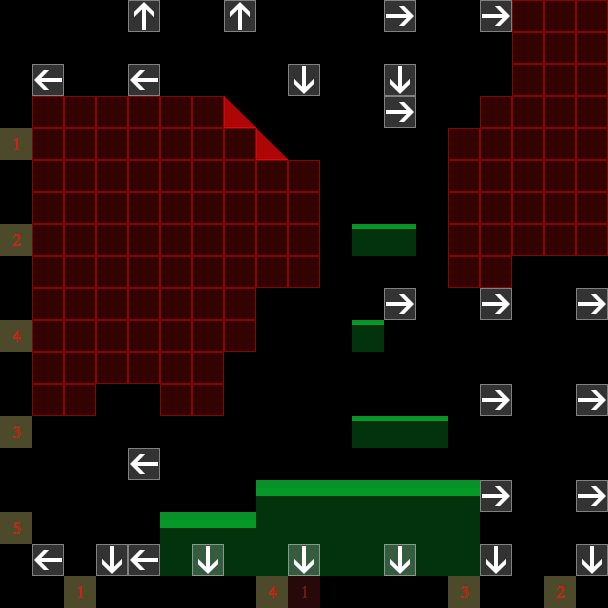

This is a level from a 2D game, rendered from its Tiled map with the project's own tilesets. A one-line summary and the complete map file follow:
An orthogonal 19x19 tile map with 32x32 px tiles, 3 tile layers (ele_bg, collision, notation), 2 tilesets.

<map version="1.0" tiledversion="1.0.3" orientation="orthogonal" renderorder="left-down" width="19" height="19" tilewidth="32" tileheight="32" nextobjectid="1">
 <tileset firstgid="1" source="meta.tsx" />
 <tileset firstgid="257" source="ele_base.tsx" />
 <layer name="ele_bg" width="19" height="19">
  <data encoding="csv">
258,0,0,0,257,257,257,0,0,0,257,257,257,0,0,0,257,257,257,
258,0,0,0,257,257,257,0,0,0,257,257,257,0,0,0,257,257,257,
258,0,0,0,257,257,257,0,0,0,257,257,257,0,0,0,257,257,257,
258,257,257,257,0,0,0,257,257,257,0,0,0,257,257,257,0,0,0,
258,257,257,257,0,0,0,257,257,257,0,0,0,257,257,257,0,0,0,
258,257,257,257,0,0,0,257,257,257,0,0,0,257,257,257,0,0,0,
258,0,0,0,257,257,257,0,0,0,257,257,257,0,0,0,257,257,257,
258,0,0,0,257,257,257,0,0,0,257,257,257,0,0,0,257,257,257,
258,0,0,0,257,257,257,0,0,0,257,257,257,0,0,0,257,257,257,
258,257,257,257,0,0,0,257,257,257,0,0,0,257,257,257,0,0,0,
258,257,257,257,0,0,0,257,257,257,0,0,0,257,257,257,0,0,0,
258,257,257,257,0,0,0,257,257,257,0,0,0,257,257,257,0,0,0,
258,0,0,0,257,257,257,0,0,0,257,257,257,0,0,0,257,257,257,
258,0,0,0,257,257,257,0,0,0,257,257,257,0,0,0,257,257,257,
258,0,0,0,257,257,257,0,0,0,257,257,257,0,0,0,257,257,257,
258,257,257,257,0,0,0,257,257,257,0,0,0,257,257,257,0,0,0,
258,257,257,257,0,0,0,257,257,257,0,0,0,257,257,257,0,0,0,
258,257,257,257,0,0,0,257,257,257,0,0,0,257,257,257,0,0,0,
258,258,258,258,258,258,258,258,258,258,258,258,258,258,258,258,258,258,258
</data>
 </layer>
 <layer name="collision" width="19" height="19">
  <data encoding="csv">
0,0,0,0,0,0,0,0,0,0,0,0,0,0,0,0,1,1,1,
0,0,0,0,0,0,0,0,0,0,0,0,0,0,0,0,1,1,1,
0,0,0,0,0,0,0,0,0,0,0,0,0,0,0,0,1,1,1,
0,1,1,1,1,1,1,15,0,0,0,0,0,0,0,1,1,1,1,
0,1,1,1,1,1,1,1,15,0,0,0,0,0,1,1,1,1,1,
0,1,1,1,1,1,1,1,1,1,0,0,0,0,1,1,1,1,1,
0,1,1,1,1,1,1,1,1,1,0,0,0,0,1,1,1,1,1,
0,1,1,1,1,1,1,1,1,1,0,17,17,0,1,1,1,1,1,
0,1,1,1,1,1,1,1,1,1,0,0,0,0,1,1,0,0,0,
0,1,1,1,1,1,1,1,0,0,0,0,0,0,0,0,0,0,0,
0,1,1,1,1,1,1,1,0,0,0,17,0,0,0,0,0,0,0,
0,1,1,1,1,1,1,0,0,0,0,0,0,0,0,0,0,0,0,
0,1,1,0,0,1,1,0,0,0,0,0,0,0,0,0,0,0,0,
0,0,0,0,0,0,0,0,0,0,0,17,17,17,0,0,0,0,0,
0,0,0,0,0,0,0,0,0,0,0,0,0,0,0,0,0,0,0,
0,0,0,0,0,0,0,0,19,19,19,19,19,19,19,0,0,0,0,
0,0,0,0,0,19,19,19,22,22,22,22,22,22,22,0,0,0,0,
0,0,0,0,0,22,22,22,22,22,22,22,22,22,22,0,0,0,0,
0,0,0,0,0,0,0,0,0,0,0,0,0,0,0,0,0,0,0
</data>
 </layer>
 <layer name="notation" width="19" height="19">
  <data encoding="csv">
0,0,0,0,41,0,0,41,0,0,0,0,44,0,0,44,0,0,0,
0,0,0,0,0,0,0,0,0,0,0,0,0,0,0,0,0,0,0,
0,43,0,0,43,0,0,0,0,42,0,0,42,0,0,0,0,0,0,
0,0,0,0,0,0,0,0,0,0,0,0,44,0,0,0,0,0,0,
265,0,0,0,0,0,0,0,0,0,0,0,0,0,0,0,0,0,0,
0,0,0,0,0,0,0,0,0,0,0,0,0,0,0,0,0,0,0,
0,0,0,0,0,0,0,0,0,0,0,0,0,0,0,0,0,0,0,
266,0,0,0,0,0,0,0,0,0,0,0,0,0,0,0,0,0,0,
0,0,0,0,0,0,0,0,0,0,0,0,0,0,0,0,0,0,0,
0,0,0,0,0,0,0,0,0,0,0,0,44,0,0,44,0,0,44,
268,0,0,0,0,0,0,0,0,0,0,0,0,0,0,0,0,0,0,
0,0,0,0,0,0,0,0,0,0,0,0,0,0,0,0,0,0,0,
0,0,0,0,0,0,0,0,0,0,0,0,0,0,0,44,0,0,44,
267,0,0,0,0,0,0,0,0,0,0,0,0,0,0,0,0,0,0,
0,0,0,0,43,0,0,0,0,0,0,0,0,0,0,0,0,0,0,
0,0,0,0,0,0,0,0,0,0,0,0,0,0,0,44,0,0,44,
269,0,0,0,0,0,0,0,0,0,0,0,0,0,0,0,0,0,0,
0,43,0,42,43,0,42,0,0,42,0,0,42,0,0,42,0,0,42,
0,0,265,0,0,0,0,0,268,273,0,0,0,0,267,0,0,266,0
</data>
 </layer>
</map>
